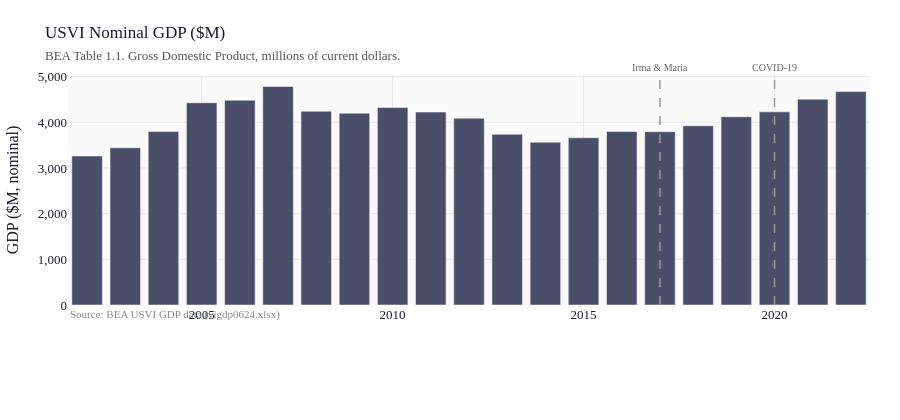

The cell this chart's notebook holds for it:
### Markdown cell above
---
## 1. USVI GDP

### Code cell
fig = go.Figure()
fig.add_trace(
    go.Bar(
        x=gdp_nom["year"],
        y=gdp_nom["gdp_nom"],
        name="Nominal GDP ($M)",
        marker_color=PALETTE["gdp"],
    )
)
fig.update_layout(
    title=dict(
        text="USVI Nominal GDP ($M)<br>"
        '<span style="font-size:13px;color:#555">BEA Table 1.1. Gross Domestic Product, millions of current dollars.</span>',
        font=dict(size=17),
    ),
    yaxis_title="GDP ($M, nominal)",
    yaxis_tickformat=",",
    height=420,
    annotations=[
        dict(
            xref="paper",
            yref="paper",
            x=0,
            y=-0.08,
            text='<span style="color:#888;font-size:11px">Source: BEA USVI GDP data (vigdp0624.xlsx)</span>',
            showarrow=False,
            xanchor="left",
        )
    ],
)
for x_val, label in [(2017, "Irma & Maria"), (2020, "COVID-19")]:
    fig.add_vline(
        x=x_val,
        line=dict(color="#999", width=1.5, dash="dash"),
        annotation_text=label,
        annotation_position="top",
        annotation_font=dict(size=10, color="#666"),
    )
fig.show()

### Figure 1 — Plotly figure (JSON) as saved in the notebook; plotly's stock layout.template omitted (floating-point values rounded to 4 significant figures)
{"data": [{"marker": {"color": "#4a4e69"}, "name": "Nominal GDP ($M)", "type": "bar", "x": [2002, 2003, 2004, 2005, 2006, 2007, 2008, 2009, 2010, 2011, 2012, 2013, 2014, 2015, 2016, 2017, 2018, 2019, 2020, 2021, 2022], "y": [3262.0, 3443.0, 3797.0, 4428.0, 4484.0, 4784.0, 4244.0, 4201.0, 4324.0, 4223.0, 4089.0, 3738.0, 3565.0, 3663.0, 3798.0, 3794.0, 3923.0, 4121.0, 4229.0, 4507.0, 4672.0]}], "layout": {"annotations": [{"showarrow": false, "text": "<span style=\"color:#888;font-size:11px\">Source: BEA USVI GDP data (vigdp0624.xlsx)</span>", "x": 0, "xanchor": "left", "xref": "paper", "y": -0.08, "yref": "paper"}, {"font": {"color": "#666", "size": 10}, "showarrow": false, "text": "Irma & Maria", "x": 2017, "xanchor": "center", "xref": "x", "y": 1, "yanchor": "bottom", "yref": "y domain"}, {"font": {"color": "#666", "size": 10}, "showarrow": false, "text": "COVID-19", "x": 2020, "xanchor": "center", "xref": "x", "y": 1, "yanchor": "bottom", "yref": "y domain"}], "height": 420, "shapes": [{"line": {"color": "#999", "dash": "dash", "width": 1.5}, "type": "line", "x0": 2017, "x1": 2017, "xref": "x", "y0": 0, "y1": 1, "yref": "y domain"}, {"line": {"color": "#999", "dash": "dash", "width": 1.5}, "type": "line", "x0": 2020, "x1": 2020, "xref": "x", "y0": 0, "y1": 1, "yref": "y domain"}], "title": {"font": {"size": 17}, "text": "USVI Nominal GDP ($M)<br><span style=\"font-size:13px;color:#555\">BEA Table 1.1. Gross Domestic Product, millions of current dollars.</span>"}, "yaxis": {"tickformat": ",", "title": {"text": "GDP ($M, nominal)"}}}}
